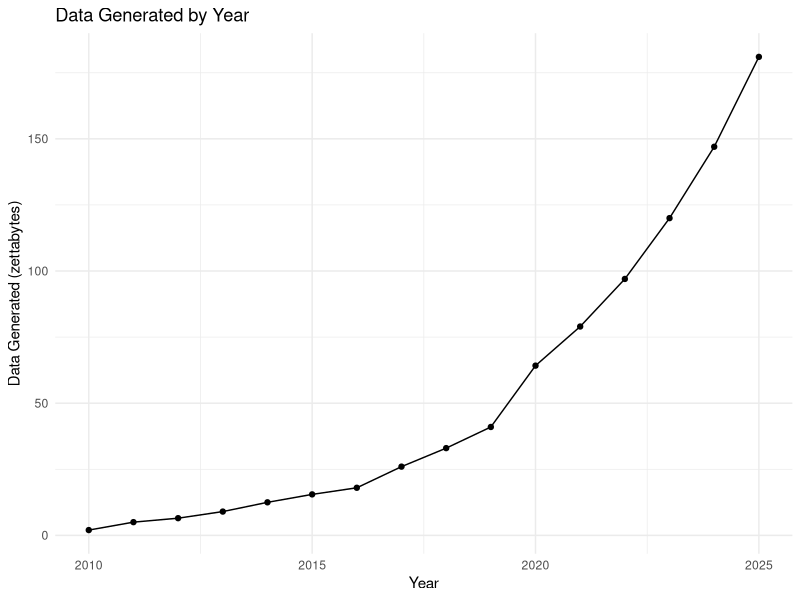

Recreate this plot in R.
library(readr)
library(ggplot2)
library(tidyverse)

# Load data
df <- readr::read_csv("data-data.csv")

# Create plot
p <- ggplot2::ggplot(df, ggplot2::aes(x = year, y = data_generated)) +
    ggplot2::geom_line() +
    ggplot2::geom_point() +
    ggplot2::labs(
        title = "Data Generated by Year",
        x = "Year",
        y = "Data Generated (zettabytes)"
    ) +
    ggplot2::theme_minimal()

ggsave("lecture1.png", p, width = 6, height = 4)
